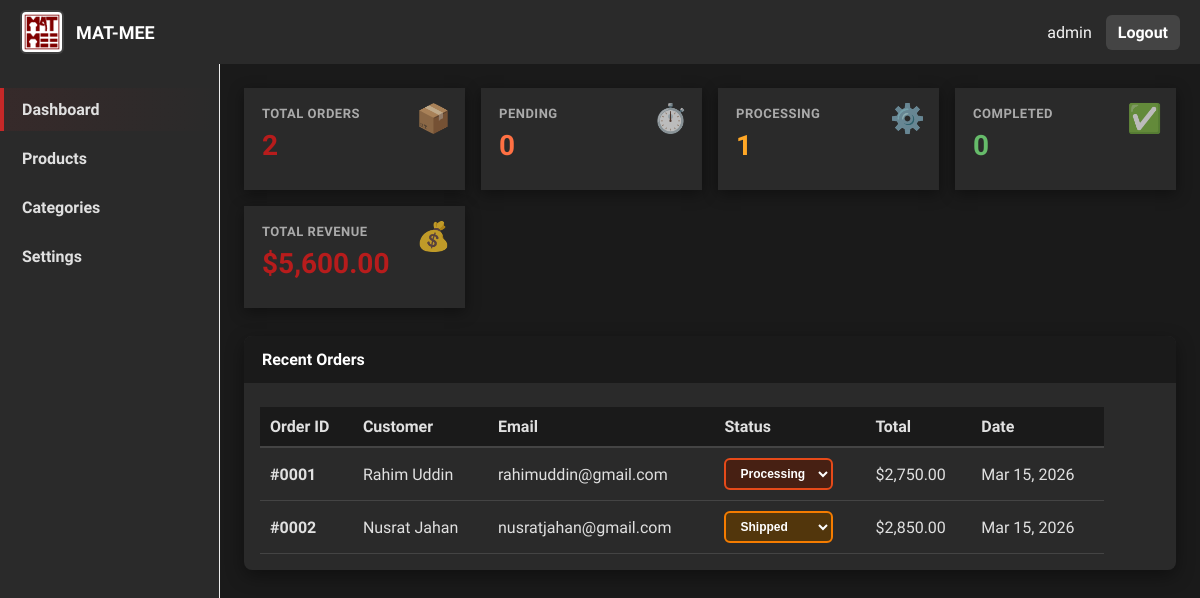
Screenshot of /MAT-MEE/Admin-matmee/index.php (signed in) with the database file from the repository.
### tables this page shows
CREATE TABLE orders (
    id INT AUTO_INCREMENT PRIMARY KEY,
    user_id INT NULL,
    session_id VARCHAR(255),
    total DECIMAL(12,2),
    shipping_charge DECIMAL(10,2) DEFAULT 0,
    status ENUM('pending','processing','shipped','delivered','cancelled') DEFAULT 'pending',
    customer_name VARCHAR(100),
    customer_email VARCHAR(100),
    shipping_address LONGTEXT,
    phone VARCHAR(20),
    notes TEXT,
    created_at TIMESTAMP DEFAULT CURRENT_TIMESTAMP
);

### MAT-MEE/components/connection.php (called while the page is built, shortened)
<?php
class DatabaseConnection {
    private static $instance = null;
    private $connection;
    private $host = 'localhost';
    private $user = 'root';
    private $password = '';
    private $database = 'matmee';
    private function __construct() {
        $this->connection = new mysqli(
            $this->host,
            $this->user,
            $this->password,
            $this->database
        );
        $this->connection->set_charset("utf8");
    }
    public static function getInstance() {
        if (!self::$instance) {
            self::$instance = new self();
        }
        return self::$instance;
    }
    private function prepareAndExecute($query, $params = []) {
        if (empty($params)) {
            return $this->connection->query($query);
        }
        $stmt = $this->connection->prepare($query);
        $types = '';
        $stmt->bind_param($types, ...$params);
        $stmt->execute();
        return $stmt->get_result();
    }
    public function fetch($query, $params = []) {
        $result = $this->prepareAndExecute($query, $params);
        return $result->fetch_all(MYSQLI_ASSOC);
    }
    public function fetchOne($query, $params = []) {
        $result = $this->fetch($query, $params);
        return $result[0] ?? null;
    }
}

### MAT-MEE/Admin-matmee/index.php (the view, shortened to what this page needs)
<?php
include 'header.php';
$totalOrders = $db->fetchOne('SELECT COUNT(*) as count FROM orders')['count'];
$pendingOrders = $db->fetchOne('SELECT COUNT(*) as count FROM orders WHERE status = "pending"')['count'];
$processingOrders = $db->fetchOne('SELECT COUNT(*) as count FROM orders WHERE status = "processing"')['count'];
$completedOrders = $db->fetchOne('SELECT COUNT(*) as count FROM orders WHERE status = "completed" OR status = "delivered"')['count'];
$totalRevenue = $db->fetchOne('SELECT SUM(total) as revenue FROM orders WHERE status != "cancelled"')['revenue'] ?? 0;
$recentOrders = $db->fetch('SELECT * FROM orders ORDER BY created_at DESC LIMIT 10');
?>
<body>
	<div class="admin-wrapper">
		<div class="layout">
			<?php include 'sidebar.php'; ?>
			<main class="content">
				<section class="analytics">
					<div class="analytics-grid">
						<div class="analytics-card">
							<div class="analytics-label">Total Orders</div>
							<div class="analytics-value"><?php echo number_format($totalOrders); ?></div>
							<div class="analytics-icon">📦</div>
						</div>
						<div class="analytics-card">
							<div class="analytics-label">Pending</div>
							<div class="analytics-value" style="color: #ff7043;"><?php echo number_format($pendingOrders); ?></div>
							<div class="analytics-icon">⏱️</div>
						</div>
						<div class="analytics-card">
							<div class="analytics-label">Processing</div>
							<div class="analytics-value" style="color: #ffa726;"><?php echo number_format($processingOrders); ?></div>
							<div class="analytics-icon">⚙️</div>
						</div>
						<div class="analytics-card">
							<div class="analytics-label">Completed</div>
							<div class="analytics-value" style="color: #66bb6a;"><?php echo number_format($completedOrders); ?></div>
							<div class="analytics-icon">✅</div>
						</div>
						<div class="analytics-card">
							<div class="analytics-label">Total Revenue</div>
							<div class="analytics-value" style="color: var(--red-dark);">$<?php echo number_format($totalRevenue, 2); ?></div>
							<div class="analytics-icon">💰</div>
						</div>
					</div>
				</section>
				<section class="cards">
					<div class="card orders-card">
						<div class="card-title">Recent Orders</div>
						<div class="card-body">
							<table class="orders-table">
								<thead>
									<tr>
										<th>Order ID</th>
										<th>Customer</th>
										<th>Email</th>
										<th>Status</th>
										<th>Total</th>
										<th>Date</th>
									</tr>
								</thead>
								<tbody>
									<?php if (!empty($recentOrders)): ?>
										<?php foreach ($recentOrders as $order): ?>
											<tr class="order-row" data-order-id="<?php echo $order['id']; ?>">
											<td class="order-link" style="cursor: pointer;">#<?php echo str_pad($order['id'], 4, '0', STR_PAD_LEFT); ?></td>
											<td><?php echo htmlspecialchars($order['customer_name'] ?? 'N/A'); ?></td>
											<td><?php echo htmlspecialchars($order['customer_email'] ?? 'N/A'); ?></td>
											<td>
											<select class="status-select status-<?php echo $order['status']; ?>" data-order-id="<?php echo $order['id']; ?>" onchange="updateOrderStatus(this)">
													<option value="processing" <?php echo $order['status'] === 'processing' ? 'selected' : ''; ?>>Processing</option>
													<option value="shipped" <?php echo $order['status'] === 'shipped' ? 'selected' : ''; ?>>Shipped</option>
												</select>
											</td>
											<td>$<?php echo number_format($order['total'], 2); ?></td>
											<td><?php echo date('M d, Y', strtotime($order['created_at'])); ?></td>
										</tr>
										<?php endforeach; ?>
									<?php else: ?>
										<tr><td colspan="7" style="text-align: center; padding: 20px; color: #999;">No orders found</td></tr>
									<?php endif; ?>
								</tbody>
							</table>
						</div>
					</div>
				</section>
			</main>
		</div>
	</div>
</body>
</html>

### MAT-MEE/Admin-matmee/style.css (style rules this page uses)
:root { --red: #c62828; --red-dark: #b71c1c; --bg: #1a1a1a; --muted: #aaa; --sidebar: #2a2a2a; }
* { box-sizing: border-box }
body { margin: 0; font-family: 'Hind Siliguri', Segoe UI, Roboto, Arial, sans-serif; background: var(--bg); color: #e0e0e0 }
html { scroll-behavior: smooth; }
.layout { display: flex; min-height: calc(100vh - 64px) }
.content { flex: 1; padding: 24px }
.cards { display: flex; gap: 20px; flex-direction: column }
.card { background: #2a2a2a; border-radius: 8px; box-shadow: 0 6px 18px rgba(0, 0, 0, 0.4); overflow: hidden }
.card-title { padding: 14px 18px; background: #1a1a1a; color: #fff; font-weight: 700 }
.card-body { padding: 16px }
.orders-table { width: 100%; border-collapse: collapse; margin-top: 8px }
.orders-table thead th { text-align: left; padding: 10px; background: #1a1a1a; border-bottom: 2px solid #444; color: #e0e0e0 }
.orders-table td { padding: 10px; border-bottom: 1px solid #444; color: #e0e0e0 }
.status-select { padding: 6px 10px; border-radius: 6px; border: 2px solid #555; cursor: pointer; font-weight: 600; background: #333; color: #e0e0e0; transition: all 0.2s ease; font-size: 12px }
.status-select.status-processing { background: #472013; color: #fff; border-color: #e64a19 }
.status-select.status-shipped { background: #52360c; color: #fff; border-color: #f57c00 }
.analytics { margin-bottom: 28px }
.analytics-grid { display: grid; grid-template-columns: repeat(auto-fit, minmax(180px, 1fr)); gap: 16px }
.analytics-card { background: #2a2a2a; padding: 18px; box-shadow: 0 4px 14px rgba(0, 0, 0, 0.4); position: relative; transition: all 0.3s ease }
.analytics-label { font-size: 13px; color: var(--muted); font-weight: 600; text-transform: uppercase; letter-spacing: 0.5px; margin-bottom: 8px }
.analytics-value { font-size: 28px; font-weight: 800; color: var(--red-dark); margin-bottom: 10px }
.analytics-icon { font-size: 28px; position: absolute; top: 14px; right: 14px; opacity: 0.7 }
.order-row { cursor: pointer; transition: background-color 0.2s ease }
.order-link { color: var(--red); font-weight: 700; }

### rows the page displays
orders: id "0001", customer_name "Rahim Uddin", customer_email "rahimuddin@gmail.com", status+id "Processing", total "2,750.00", created_at "Mar 15, 2026"
orders: id "0002", customer_name "Nusrat Jahan", customer_email "nusratjahan@gmail.com", status+id "Shipped", total "2,850.00", created_at "Mar 15, 2026"

### other values shown
$_SESSION['admin_username'] "admin"
$name "Dashboard"
$name "Products"
$name "Categories"
$name "Settings"
$totalOrders "2"
$pendingOrders "0"
$processingOrders "1"
$completedOrders "0"
$totalRevenue "5,600.00"
